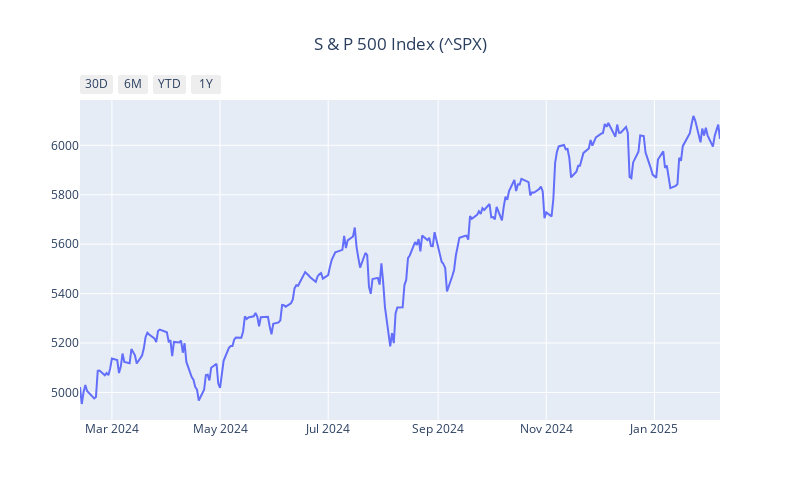

The cell this chart's notebook holds for it:
### Code cell
# interactive plot
# Plot as a line chart
fig = go.Figure(data=go.Scatter(
        x=data.Date,
        y=data.Close,
        mode='lines'
))
fig.update_layout( 
    title='S & P 500 Index (^SPX)',
    title_x=0.5,
    autosize=False,
    width=800,
    height=500,
    xaxis= dict(rangeselector=dict(
        buttons=list([
            dict(count=30,
                    label="30D",
                    step="day",
                    stepmode="backward"),
            dict(count=6,
                    label="6M",
                    step="month",
                    stepmode="backward"),
            dict(count=1,
                    label="YTD",
                    step="year",
                    stepmode="todate"),
            dict(count=1,
                    label="1Y",
                    step="year",
                    stepmode="backward")
        ])
    )),
)
fig.show()

### Figure 1 — Plotly figure (JSON) as saved in the notebook; plotly's stock layout.template omitted (floating-point values rounded to 4 significant figures; data arrays with more than 128 entries replaced by an {"elided": "..."} marker saying what was removed)
{"data": [{"mode": "lines", "type": "scatter", "x": {"elided": "249 str values"}, "y": {"elided": "249 float values"}}], "layout": {"autosize": false, "height": 500, "title": {"text": "S & P 500 Index (^SPX)", "x": 0.5}, "width": 800, "xaxis": {"rangeselector": {"buttons": [{"count": 30, "label": "30D", "step": "day", "stepmode": "backward"}, {"count": 6, "label": "6M", "step": "month", "stepmode": "backward"}, {"count": 1, "label": "YTD", "step": "year", "stepmode": "todate"}, {"count": 1, "label": "1Y", "step": "year", "stepmode": "backward"}]}}}}
